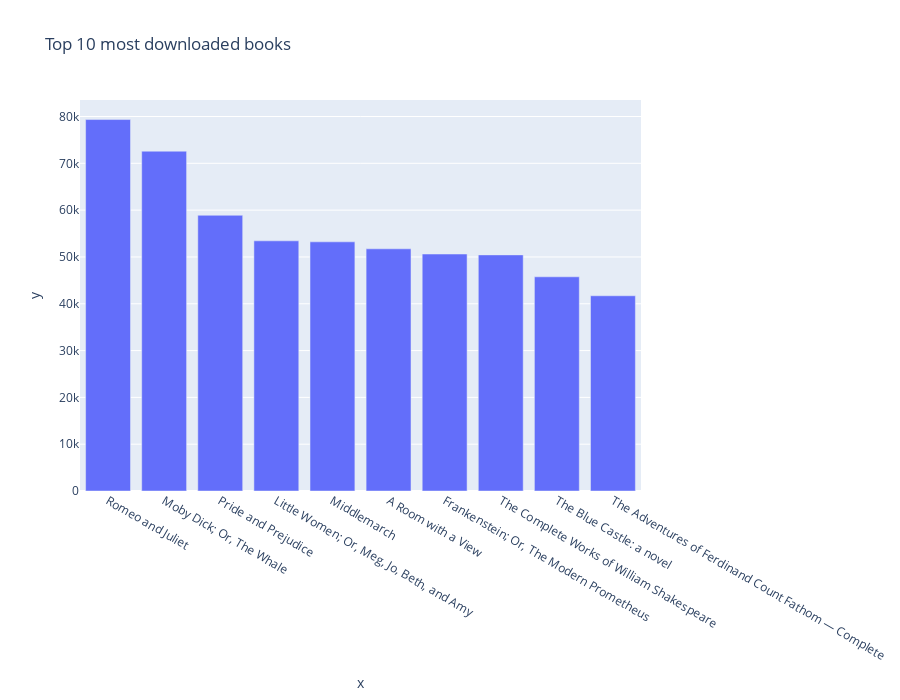

Notebook code cell kept with this figure:
### Markdown cell above
### Top 10 most downloaded books

### Code cell
most_downloaded_books = df_books.sort_values('download_count', ascending=False).head(10)

top_downloads_bar = px.bar(
  x=most_downloaded_books.title, 
  y=most_downloaded_books.download_count, 
  title='Top 10 most downloaded books',
  height=700
)
top_downloads_bar.show()

### Figure 1 — Plotly figure (JSON) as saved in the notebook; plotly's stock layout.template omitted (floating-point values rounded to 4 significant figures)
{"data": [{"alignmentgroup": "True", "hovertemplate": "x=%{x}<br>y=%{y}<extra></extra>", "legendgroup": "", "marker": {"color": "#636efa", "pattern": {"shape": ""}}, "name": "", "offsetgroup": "", "orientation": "v", "showlegend": false, "textposition": "auto", "type": "bar", "x": ["Romeo and Juliet", "Moby Dick; Or, The Whale", "Pride and Prejudice", "Little Women; Or, Meg, Jo, Beth, and Amy", "Middlemarch", "A Room with a View", "Frankenstein; Or, The Modern Prometheus", "The Complete Works of William Shakespeare", "The Blue Castle: a novel", "The Adventures of Ferdinand Count Fathom — Complete"], "xaxis": "x", "y": [79350, 72591, 58898, 53439, 53226, 51735, 50624, 50438, 45755, 41703], "yaxis": "y"}], "layout": {"barmode": "relative", "height": 700, "legend": {"tracegroupgap": 0}, "title": {"text": "Top 10 most downloaded books"}, "xaxis": {"anchor": "y", "domain": [0, 1], "title": {"text": "x"}}, "yaxis": {"anchor": "x", "domain": [0, 1], "title": {"text": "y"}}}}
